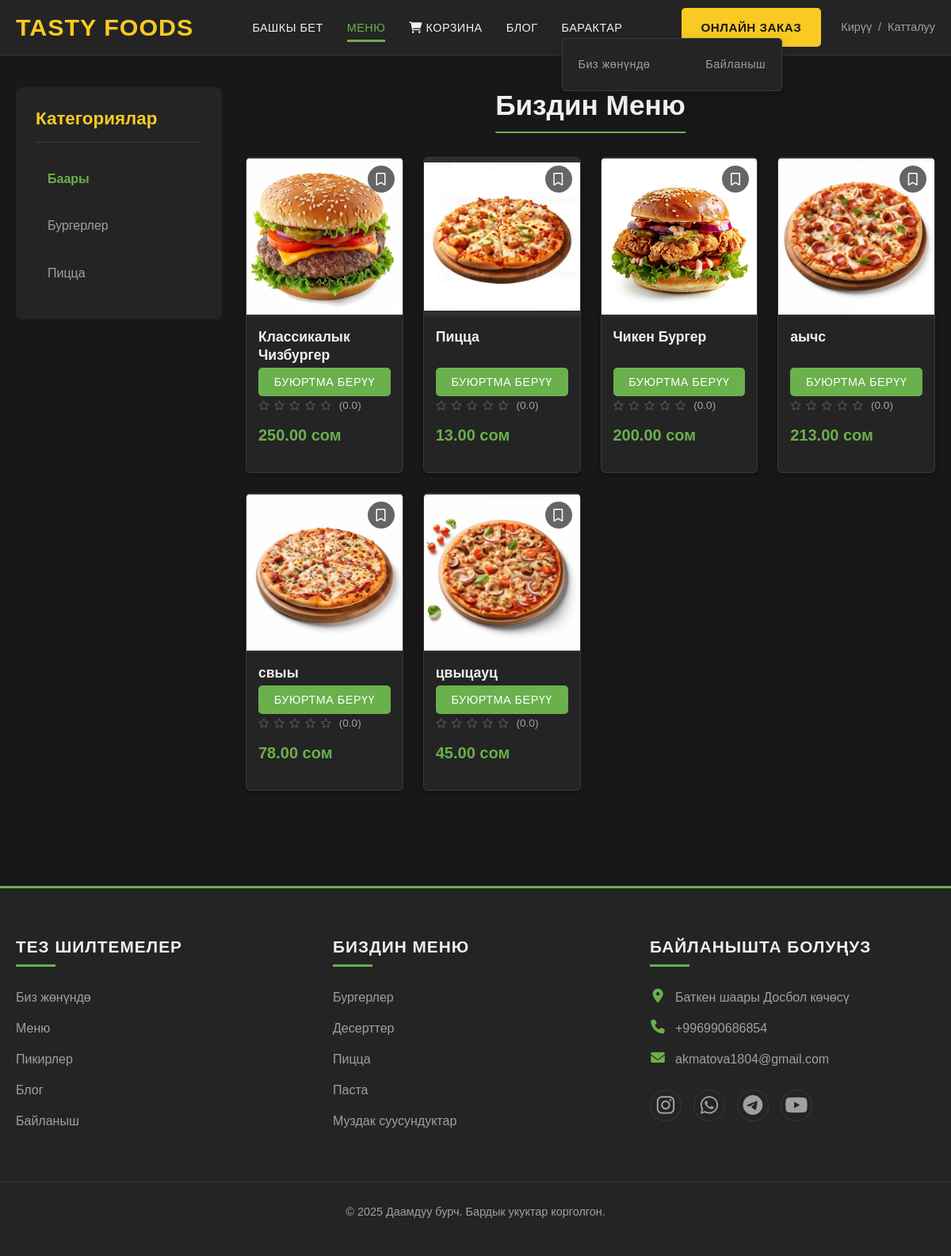
The app's page /menu/ with its own data.
### menu/models.py (models this page shows, shortened)
class Category(models.Model):
    name = models.CharField(max_length=100, unique=True, verbose_name=_("Категория аты"))
    slug = models.SlugField(max_length=110, unique=True, blank=True, verbose_name="Слаг (авто)")
    is_active = models.BooleanField(default=True, verbose_name=_("Активдүү"))
    def get_absolute_url(self): return reverse('menu:menu_list_by_category', args=[self.slug])
    class Meta: verbose_name = _("Категория"); verbose_name_plural = _("Категориялар"); ordering = ['name']

class Product(models.Model):
    category = models.ForeignKey(Category, related_name='products', on_delete=models.SET_NULL, null=True, blank=True, verbose_name=_("Категория"))
    name = models.CharField(max_length=200, verbose_name=_("Аты"))
    slug = models.SlugField(max_length=220, unique=True, blank=True, verbose_name="Слаг (авто)")
    description = models.TextField(blank=True, null=True, verbose_name=_("Сүрөттөмө"))
    price = models.DecimalField(max_digits=10, decimal_places=2, verbose_name=_("Баасы (сом)")) # Доллар эмес, сом
    image = models.ImageField(upload_to='product_images/', blank=True, null=True, verbose_name=_("Сүрөт"))
    rating = models.FloatField( validators=[MinValueValidator(0.0), MaxValueValidator(5.0)], default=0.0, verbose_name=_("Рейтинг (0-5)"))
    discount_percentage = models.PositiveIntegerField(null=True, blank=True, verbose_name=_("Скидка (%)"))
    discount_message = models.CharField(max_length=100, blank=True, null=True, verbose_name=_("Скидка билдирүүсү"))
    saved_by = models.ManyToManyField(settings.AUTH_USER_MODEL, related_name='saved_products', blank=True, verbose_name=_("Кимдер сактады"))
    is_active = models.BooleanField(default=True, verbose_name=_("Активдүү (көрүнгөн)"))
    created_at = models.DateTimeField(auto_now_add=True, verbose_name=_("Түзүлгөн дата"))
    updated_at = models.DateTimeField(auto_now=True, verbose_name=_("Жаңыланган дата"))
    def get_absolute_url(self): return reverse('menu:product_detail', args=[self.slug])
    class Meta: verbose_name = _("Товар (Тамак)"); verbose_name_plural = _("Товарлар (Тамактар)"); ordering = ['-created_at']
    def has_discount(self): return self.discount_percentage is not None and self.discount_percentage > 0
    def get_image_url(self):
        if self.image and hasattr(self.image, 'url'): return self.image.url
        from django.templatetags.static import static; return static('menu/placeholder.png')

### menu/views.py (the view)
# urls.py: path('menu/', views.menu_list_view, name='menu_list'),
def menu_list_view(request, category_slug=None):
    category = None; categories = Category.objects.filter(is_active=True); products_qs = Product.objects.filter(is_active=True).order_by('name')
    if category_slug: category = get_object_or_404(Category, slug=category_slug, is_active=True); products_qs = products_qs.filter(category=category); page_title = _("Меню: %(category_name)s") % {'category_name': category.name}
    else: page_title = _("Биздин Меню")
    products = add_is_saved_status_to_products(request, list(products_qs))
    context = { 'products': products, 'categories': categories, 'current_category': category, 'page_title': page_title, 'active_nav': 'menu' }
    return render(request, 'menu/menu_list.html', context)

### menu/views.py (called while the page is built)
def add_is_saved_status_to_products(request, product_list):
    if request.user.is_authenticated:
        saved_product_ids = set(request.user.saved_products.values_list('id', flat=True))
        for product in product_list: product.is_saved_by_user = product.id in saved_product_ids
    else:
        for product in product_list: product.is_saved_by_user = False
    return product_list

### templates/menu/menu_list.html (shortened to what this page needs)
{% extends 'menu/base.html' %}
{% load static %}
{% block sidebar %}
    <aside class="sidebar">
        <h3>Категориялар</h3>
        <nav class="category-menu">
            <ul>
                <li class="{% if not current_category %}active{% endif %}">
                    <a href="{% url 'menu:menu_list' %}">Баары</a>
                </li>
                {% for cat in categories %}
                <li class="{% if current_category.slug == cat.slug %}active{% endif %}">
                    <a href="{{ cat.get_absolute_url }}">{{ cat.name }}</a>
                </li>
                {% endfor %}
            </ul>
        </nav>
    </aside>
{% endblock %}
{% block content %}
    <h1>{{ page_title }}</h1>
    <div class="product-grid">
        {% if products %}
            {% for product in products %}
                {% include 'menu/includes/_product_card.html' with product=product user=request.user %}
            {% endfor %}
        {% else %}
             <p>{% if current_category %} Бул категорияда {% else %} Азырынча {% endif %} товарлар жок.</p>
        {% endif %}
    </div>
{% endblock %}

### templates/menu/includes/_product_card.html (shortened to what this page needs)
{% load static %}
{% load i18n %}
<div class="product-card">
    <div class="product-image">
         <a href="{{ product.get_absolute_url }}">
             <img src="{{ product.get_image_url }}" alt="{{ product.name }}">
         </a>
         {% if user.is_authenticated %}
             <button class="btn btn-save-toggle {% if product.is_saved_by_user %}saved{% endif %}"
                     data-product-id="{{ product.pk }}"
                     data-action="{% if product.is_saved_by_user %}unsave{% else %}save{% endif %}"
                     title="{% if product.is_saved_by_user %}{% translate 'Сакталгандан өчүрүү' %}{% else %}{% translate 'Сактоо' %}{% endif %}">
                 <i class="{% if product.is_saved_by_user %}fas{% else %}far{% endif %} fa-bookmark"></i>
             </button>
         {% else %}
             <a href="{% url 'login' %}?next={{ request.path }}" class="btn btn-save-toggle" title="{% translate 'Сактоо үчүн кириңиз' %}">
                  <i class="far fa-bookmark"></i>
             </a>
         {% endif %}
    </div>
    <div class="product-info">
        <h3><a href="{{ product.get_absolute_url }}">{{ product.name }}</a></h3>
        <div class="rating">
            {% with rating_full=product.rating|floatformat:0 %}
                {% for i in "12345" %}
                    {% if i <= rating_full %}<i class="fas fa-star"></i>{% else %}<i class="far fa-star"></i>{% endif %}
                {% endfor %}
            {% endwith %}
            <span>({{ product.rating|floatformat:1 }})</span>
        </div>
        <p class="price">{{ product.price|floatformat:2 }}  {% translate "сом" %}</p>
        <form action="{% url 'menu:add_to_cart' product.id %}" method="post" style="width: 100%; margin-top: auto;">
            <button type="submit" class="btn btn-add-to-cart">{% translate "Буюртма берүү" %}</button>
        </form>
    </div>
</div>

### menu/static/menu/style.css (style rules this page uses)
:root { --bg-dark: #181818; --bg-card: #242424; --text-light: #f0f0f0; --text-secondary: #a0a0a0; --accent-green: #6ab04c; --accent-yellow: #f9ca24; --primary-color: var(--accent-green); --secondary-color: var(--accent-yellow); --border-color: #3a3a3a; --danger-color: #e74c3c; --success-color: #2ecc71; --info-color: #3498db; --image-bg-color: #2e2e2e; --card-border-radius: 6px; --card-shadow: 0 2px 5px rgba(0, 0, 0, 0.4); --card-hover-shadow: 0 5px 15px rgba(0, 0, 0, 0.5); --container-width: 1200px; --header-height: 70px; }
* { box-sizing: border-box; margin: 0; padding: 0; }
html { scroll-behavior: smooth; }
body { font-family: 'Poppins', 'Arial', sans-serif; background-color: var(--bg-dark); color: var(--text-light); line-height: 1.7; font-size: 16px; }
a { color: var(--text-light); text-decoration: none; transition: color 0.3s ease; }
ul { list-style: none; }
h1, h2, h3, h4, h5, h6 { margin-bottom: 0.8em; color: var(--text-light); font-weight: 600; line-height: 1.3; }
h1 { font-size: 2.5em; margin-bottom: 0.6em; }
h3 { font-size: 1.5em; }
p { margin-bottom: 1em; color: var(--text-secondary); }
.btn { display: inline-block; padding: 12px 25px; background-color: var(--primary-color); color: #fff; border: none; border-radius: 5px; cursor: pointer; text-align: center; transition: background-color 0.3s ease, transform 0.2s ease, box-shadow 0.3s ease; font-weight: 500; font-size: 0.95em; text-transform: uppercase; letter-spacing: 0.5px; }
.sidebar { width: 260px; flex-shrink: 0; background-color: var(--bg-card); padding: 25px; border-radius: 8px; height: fit-content; }
.sidebar h3 { border-bottom: 1px solid var(--border-color); padding-bottom: 15px; margin-bottom: 20px; font-size: 1.4em; color: var(--secondary-color); }
.account-menu ul li a, .category-menu ul li a { display: block; padding: 12px 15px; margin-bottom: 8px; border-radius: 5px; transition: background-color 0.3s ease, color 0.3s ease, padding-left 0.3s ease; color: var(--text-secondary); font-weight: 500; }
.account-menu ul li.active a, .category-menu ul li.active a { background-color: var(--primary-color); color: #fff; font-weight: bold; }
.category-menu ul li.active a { background-color: transparent; color: var(--primary-color); font-weight: bold; padding-left: 15px; }
.content > h1 { margin-bottom: 30px; font-size: 2.2em; text-align: center; color: var(--text-light); border-bottom: 2px solid var(--primary-color); display: inline-block; padding-bottom: 10px; position: relative; left: 50%; transform: translateX(-50%); }
.product-grid { display: grid; grid-template-columns: repeat(auto-fit, minmax(190px, 1fr)); gap: 25px; }
.product-card { background-color: var(--bg-card); border-radius: var(--card-border-radius); overflow: hidden; box-shadow: var(--card-shadow); transition: transform 0.2s ease, box-shadow 0.2s ease; display: flex; flex-direction: column; border: 1px solid var(--border-color); }
.product-card .product-image { position: relative; width: 100%; height: 200px; overflow: hidden; display: flex; align-items: center; justify-content: center; background-color: var(--image-bg-color); }
.product-card .product-image img { display: block; max-width: 100%; max-height: 100%; object-fit: contain; transition: none; transform: none; }
.product-image .btn-save-toggle { position: absolute; top: 10px; right: 10px; background-color: rgba(0, 0, 0, 0.6); color: white; border: none; border-radius: 50%; width: 34px; height: 34px; font-size: 1rem; cursor: pointer; transition: background-color 0.3s, color 0.3s, transform 0.2s; display: flex; align-items: center; justify-content: center; padding: 0; z-index: 2; }
.product-info { padding: 15px; display: flex; flex-direction: column; flex-grow: 1; text-align: left; }
.product-info h3 { font-size: 1.1em; font-weight: 600; margin-bottom: 5px; min-height: auto; }
.product-info h3 a { color: var(--text-light); }
.rating { font-size: 0.85em; color: var(--text-secondary); margin-bottom: 8px; order: 1; }
.rating .fa-star { color: var(--secondary-color); margin-right: 2px; font-size: 0.9em; }
.rating .far.fa-star { color: #555; }
.rating span { color: var(--text-secondary); font-weight: 500; margin-left: 4px; }
.price { font-size: 1.25em; font-weight: 700; color: var(--primary-color); margin-bottom: 15px; margin-top: 0; order: 2; }
.btn-add-to-cart { width: 100%; margin-top: auto; padding: 10px 15px; font-size: 0.9em; order: 3; }

### templates/menu/menu_list.html (style rules this page uses)
.category-menu li.active a { color: var(--primary-color); font-weight: bold; }

### records on screen
Category: name "Бургерлер"
Category: name "Пицца"
Product: get_image_url (picture), name "Классикалык Чизбургер", rating "0.0", price "250.00"
Product: get_image_url (picture), name "Пицца", rating "0.0", price "13.00"
Product: get_image_url (picture), name "Чикен Бургер", rating "0.0", price "200.00"
Product: get_image_url (picture), name "аычс", rating "0.0", price "213.00"
Product: get_image_url (picture), name "свыы", rating "0.0", price "78.00"
Product: get_image_url (picture), name "цвыцауц", rating "0.0", price "45.00"

### other values on screen
{{ page_title }} "Биздин Меню"
